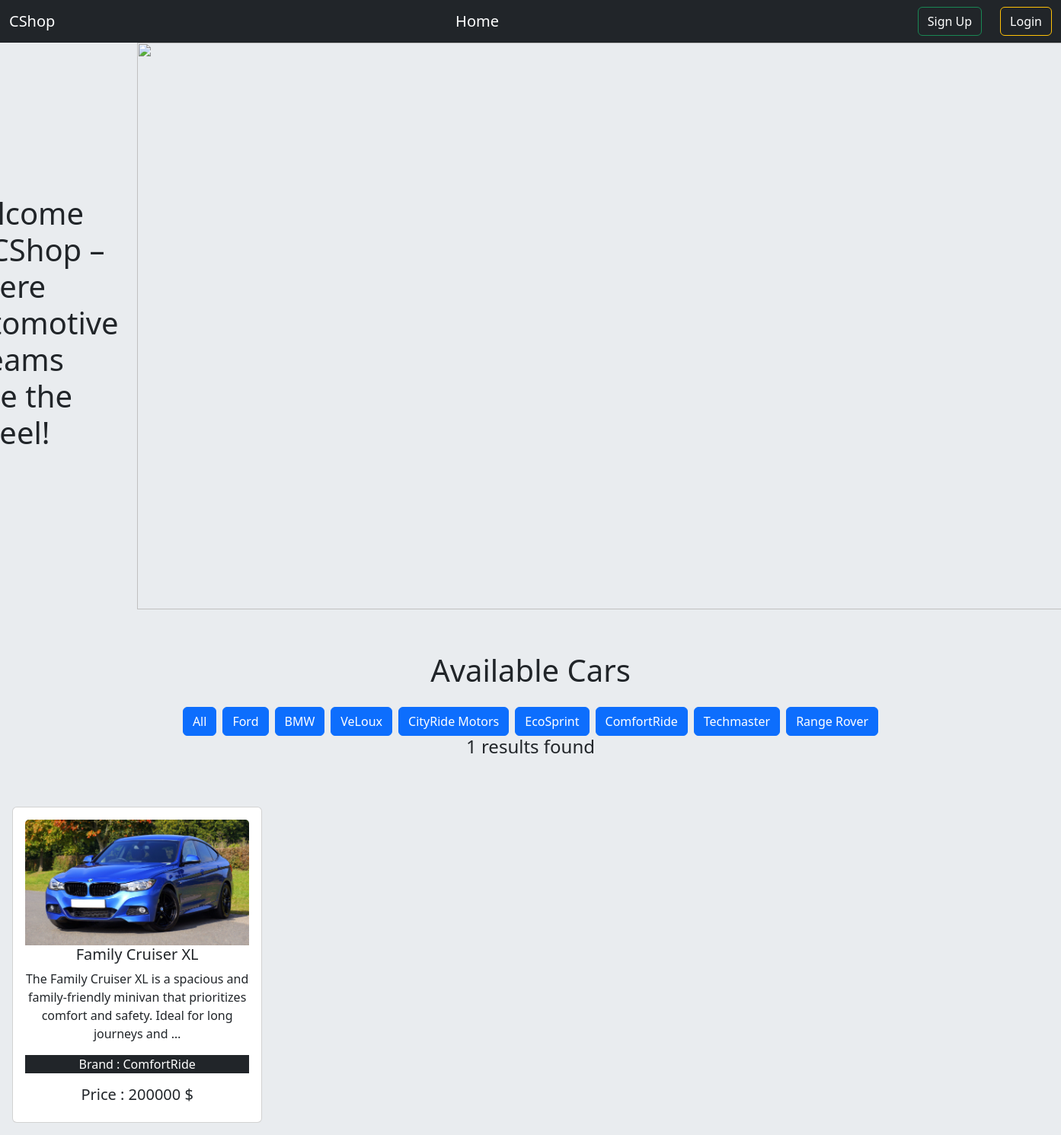
The page /brand/comfortride on the database its author committed.
### cars/models.py (models this page shows, shortened)
class Brand(models.Model):
    name = models.CharField(max_length=50)
    slug = models.SlugField(max_length=100,unique=True, null=True, blank=True)
    def __str__(self):
        return f'{self.name}'

class Car(models.Model):
    image = models.ImageField(upload_to='cars/media/uploads/')
    name = models.CharField(max_length=120)
    description = models.TextField()
    quantity = models.IntegerField()
    price = models.BigIntegerField()
    brand = models.ForeignKey(Brand, on_delete=models.CASCADE)

### CShop/views.py (the view)
# urls.py: path('', views.home,name='homepage'),
def home(request, brand_slug=None):
    data = Car.objects.all()
    if brand_slug is not None:
        brand = Brand.objects.get(slug= brand_slug)
        data = Car.objects.filter(brand=brand)
    brand = Brand.objects.all()
    return render(request,'home.html',{'data':data,'brands':brand})

### templates/home.html (shortened to what this page needs)
{% extends "base.html" %}
{% load static %}
{% block style %}
<link rel="stylesheet" href="{% static "home/style.css" %}" >
{% endblock style %}
{% block content %}
{% load crispy_forms_tags %}
<div class="d-flex align-items-center justify-content-center bg-body-secondary  ">
    <h1 class="bg-text-white-50 p-4 ">Welcome to CShop – Where Automotive Dreams Take the Wheel!</h1>
    <img class="image" src="{% static "home/homecar1.jpg" %} " alt="">
</div>
<div class=" p-2 w-100   bg-body-secondary  ">
    <div class="text-center">
        <h1 class="mb-4 pt-5 ">Available Cars</h1>
        <div class='d-flex gap-2 align-items-center justify-content-center  ' >
            <a class='btn btn-primary ' href="{% url 'homepage'%}"> All</a>
            {% for brand in brands %}
            <a class='btn btn-primary ' href="{% url 'brandfilter' brand.slug %}"> {{brand.name}}</a>
            {% endfor %}
        </div>
        <div class="">
            <h4 class='px-3 '>{{data | length}} results found</h4>
            <div class="d-flex flex-wrap pt-5">
              {% for car in data %}
              <div class="col-sm-3">
                <div class="card m-2">
                  <div class="card-body">
                    <img src="{{car.image.url}}" class="card-img-top" ,style="max-width:100%; max_height:100px" alt="...">
                    <h5 class="card-title"><a href="{% url 'details' car.id %}" class="text-decoration-none text-dark">{{car.name}}</a></h5>
                    <p class="card-text">{{car.description |truncatewords:20}}</p>
                    <p class='text-bg-dark  '>Brand : {{car.brand}}</p>
                    <h5>
                        Price : {{car.price}} $
                    </h5>
                  </div>
                </div>
              </div>
              {% endfor %}
            </div>
          </div>
        </div>
    </div>
{% endblock content %}

### static/home/style.css (style rules this page uses)
.image { width: 1300px; height: 93vh; }

### rows shown on the page
Brand: name "Ford"
Brand: name "BMW"
Brand: name "VeLoux"
Brand: name "CityRide Motors"
Brand: name "EcoSprint"
Brand: name "ComfortRide"
Brand: name "Techmaster"
Brand: name "Range Rover"
Car: image (picture), name "Family Cruiser XL", description "The Family Cruiser XL is a spacious and family-friendly minivan that prioritizes comfort and safety. Ideal for long journeys and …", brand "ComfortRide", price "200000"

### other values the page prints
{{ data | length }} "1"
